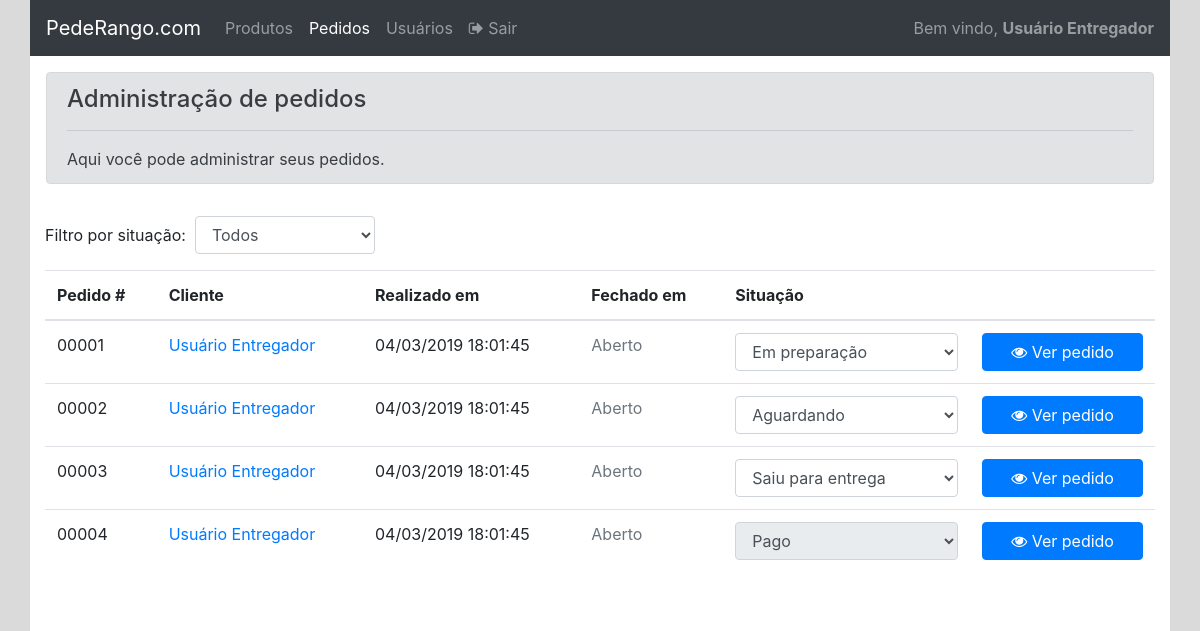
Page /admin/pedido_listar.php (signed in) on the earlier database version.
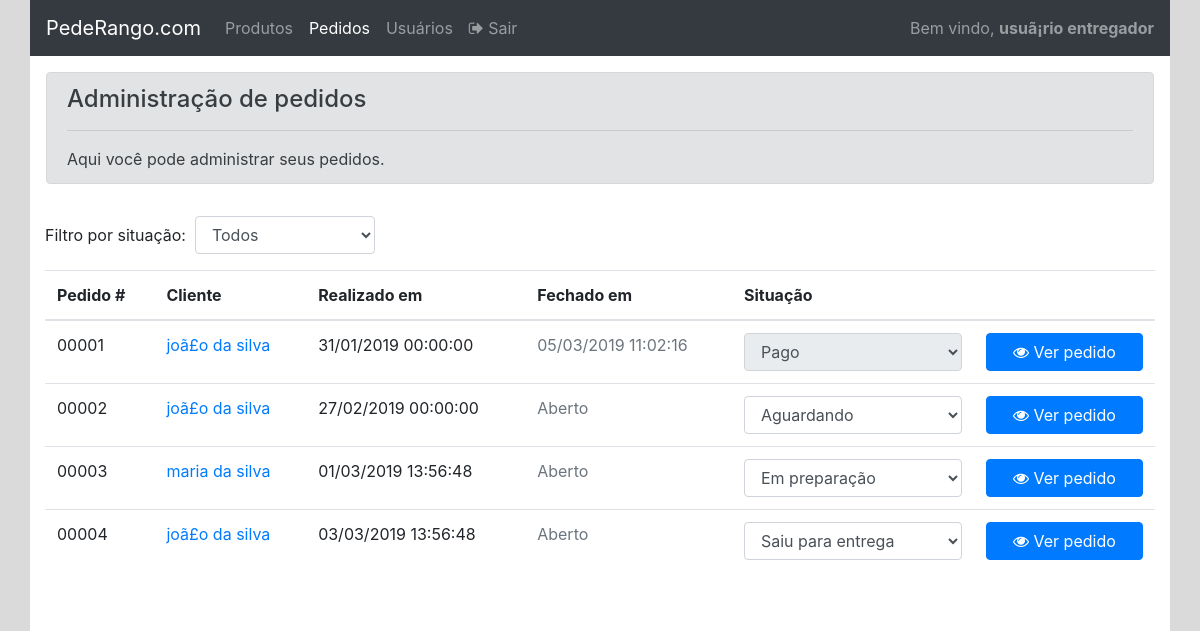
Same page on the later database version.
### tables this page shows
create table pedidos_tb(
    id_pedido int(10) not null primary key auto_increment,
    cod_usuario int(10) not null,

    data_pedido datetime not null,
    data_fechamento datetime,
    status_pedido enum('aguardando', 'em preparacao', 'entrega', 'pago'),

    foreign key(cod_usuario) references usuarios_tb(codigo_usuario)
);

create table usuarios_tb(
    codigo_usuario int(10) not null primary key auto_increment,

    username varchar(20) not null,
    nome_completo text not null,
    endereco text not null,
    estado_cod int(10),
    cidade_cod int(10),
    senha varchar(8) not null,
    tipo enum('adm', 'com', 'ent')  
);

### admin/pedido_listar.php (the view, shortened to what the changed rows need)
<?php
require_once '../conexao/conecta.php';
$filtro = $_GET['filtro'] ?? '';
if($filtro){
    $filtro_sql = " AND pedidos_tb.status_pedido = '$filtro' ";
}else{
    $filtro_sql = '';
}
$resultado = mysqli_query($conexao, "SELECT id_pedido FROM pedidos_tb WHERE 1=1 $filtro_sql ORDER BY data_pedido");
if($resultado){
    $limit          = 5;
    $pagina_atual   = isset($_GET['pag']) ? $_GET['pag'] : 1;
    $offset         = $limit * ($pagina_atual - 1);
    $resultado = mysqli_query($conexao, "SELECT usuarios_tb.nome_completo, pedidos_tb.* FROM pedidos_tb INNER JOIN usuarios_tb ON usuarios_tb.codigo_usuario = pedidos_tb.cod_usuario WHERE 1=1 $filtro_sql ORDER BY pedidos_tb.data_pedido LIMIT $offset, $limit");
    $pedidos = mysqli_fetch_all($resultado, MYSQLI_ASSOC);
}else{
    $pedidos = [];
}
?>
<!DOCTYPE html>
<html lang="pt-br">
<head>
    <link rel="stylesheet" href="https://stackpath.bootstrapcdn.com/font-awesome/4.7.0/css/font-awesome.min.css">
    <link rel="stylesheet" href="https://stackpath.bootstrapcdn.com/bootstrap/4.3.1/css/bootstrap.min.css">
</head>
<body>
    <div id="principal" class="container">
        <div class="row">
            <div class="col-12 p-0">
                <?php require_once 'header.php' ?>
            </div>
        </div>
        <div id="conteudo" class="row">
            <div class="col-12">
                <div class="table-responsive mt-3">
                    <table class="table">
                        <thead>
                            <th>Pedido #</th>
                            <th>Cliente</th>
                            <th>Realizado em</th>
                            <th>Fechado em</th>
                            <th>Situação</th>
                            <th>&nbsp;</th>
                        </thead>
                        <tbody>
                            <?php foreach($pedidos as $pedido): ?>
                            <?php $pedido = (object) $pedido; ?>
                            <tr>
                                <form method="post" action="pedido_alterar_status.php">
                                    <td><?php print str_pad($pedido->id_pedido,5,'0',STR_PAD_LEFT) ?></td>
                                    <td><a href="usuario_alterar.php?id=<?php print $pedido->cod_usuario ?>"><?php print $pedido->nome_completo ?></a></td>
                                    <td><?php print date('d/m/Y H:i:s',strtotime($pedido->data_pedido)) ?></td>
                                    <td class="text-muted"><?php print ($pedido->data_fechamento ? date('d/m/Y H:i:s',strtotime($pedido->data_fechamento)) :  'Aberto') ?></td>
                                    <td>
                                        <select <?php if($pedido->status_pedido == 'pago') print 'disabled' ?> onchange="return alterar(form)" class="form-control" name="status" id="campoStatus">
                                            <option <?php if($pedido->status_pedido == 'aguardando') print 'selected' ?> value="aguardando">Aguardando</option>
                                            <option <?php if($pedido->status_pedido == 'em preparacao') print 'selected' ?> value="em preparacao">Em preparação</option>
                                            <option <?php if($pedido->status_pedido == 'entrega') print 'selected' ?> value="entrega">Saiu para entrega</option>
                                            <option <?php if($pedido->status_pedido == 'pago') print 'selected' ?> value="pago">Pago</option>
                                        </select>
                                    </td>
                                    <td>
                                        <a class="btn btn-block btn-primary" href="pedido_alterar.php?id=<?php print $pedido->id_pedido ?>"><i class="fa fa-eye"></i> Ver pedido</a>
                                    </td>
                                </form>
                            </tr>
                            <?php endforeach; ?>
                        </tbody>
                    </table>
                </div>
            </div>
        </div>
    </div>
</body>
</html>

### admin/header.php (shortened to what the changed rows need)
<nav class="navbar navbar-expand-lg navbar-dark bg-dark">
  <div class="collapse navbar-collapse" id="navbarSupportedContent">
    <?php if(isset($_SESSION['nome_completo'])): ?>
      <span class="navbar-text">
        Bem vindo, <strong><?php print $_SESSION['nome_completo'] ?></strong>
      </span>
    <?php endif;?>
  </div>
</nav>

Differences in the rows shown:
changed pedidos_tb "00001": cod_usuario.nome_completo "Usuário Entregador" → "joã£o da silva"; data_pedido "04/03/2019 18:01:45" → "31/01/2019 00:00:00"; data_fechamento (not shown) → "05/03/2019 11:02:16"; status "Em preparação" → "Pago"; no longer shows "Aberto"
changed pedidos_tb "Aguardando": cod_usuario.nome_completo "Usuário Entregador" → "joã£o da silva"; data_pedido "04/03/2019 18:01:45" → "27/02/2019 00:00:00"
changed pedidos_tb "00003": cod_usuario.nome_completo "Usuário Entregador" → "maria da silva"; data_pedido "04/03/2019 18:01:45" → "01/03/2019 13:56:48"; status "Saiu para entrega" → "Em preparação"
changed pedidos_tb "00004": cod_usuario.nome_completo "Usuário Entregador" → "joã£o da silva"; data_pedido "04/03/2019 18:01:45" → "03/03/2019 13:56:48"; status "Pago" → "Saiu para entrega"
Other differences:
$_SESSION['nome_completo']: "Usuário Entregador" → "usuã¡rio entregador"
